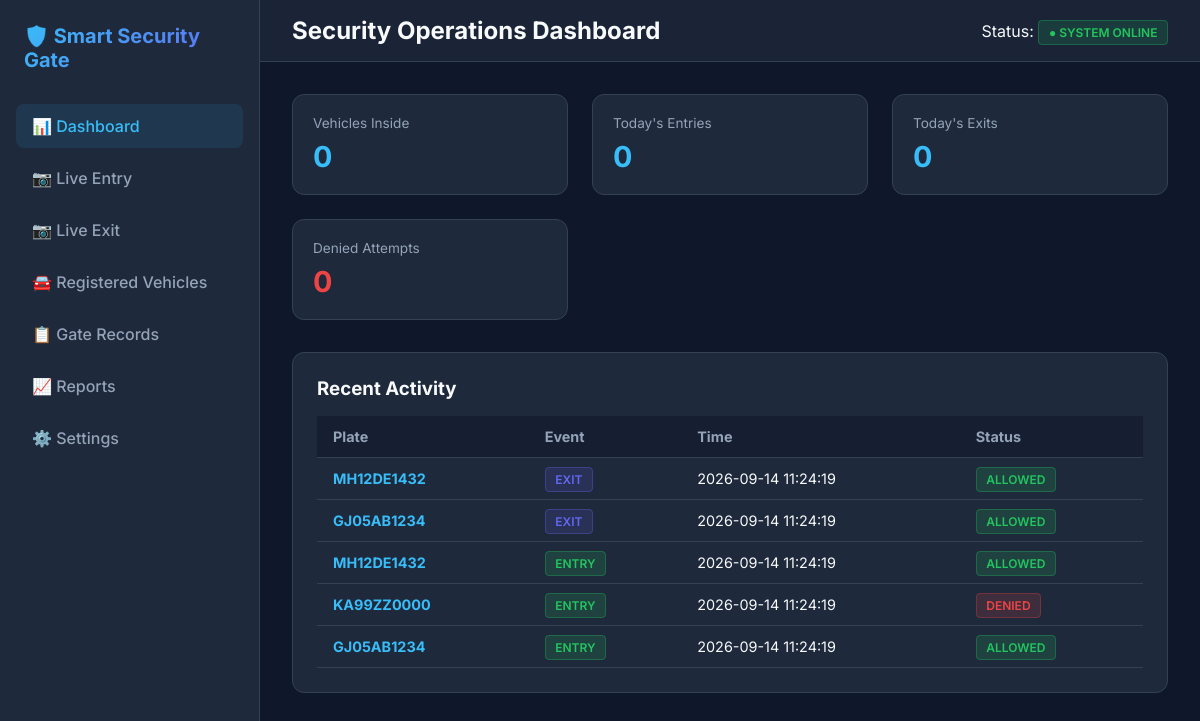
Before: / with the older database file.
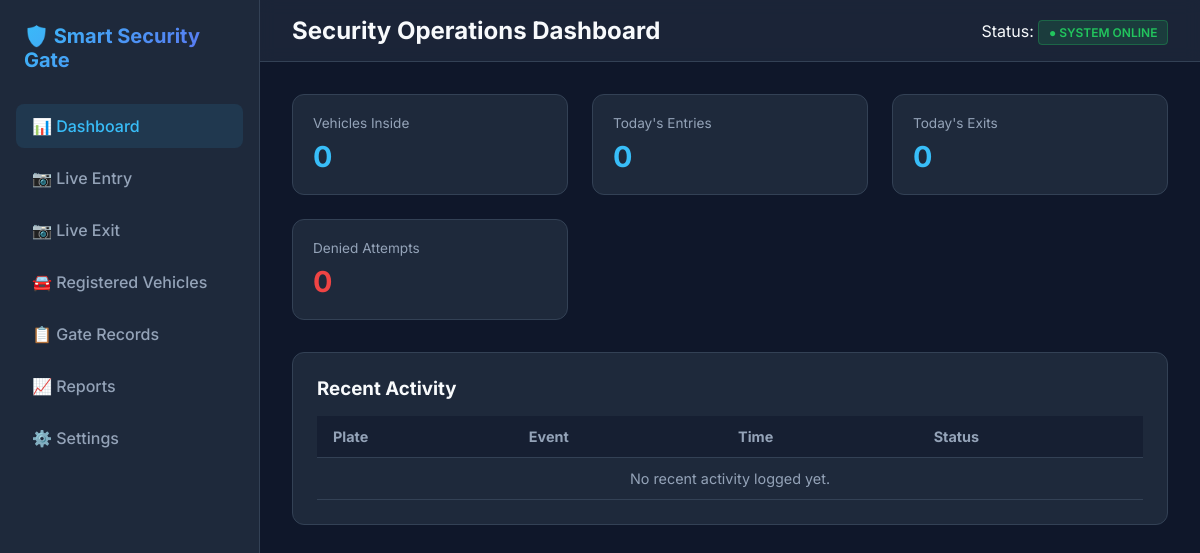
After: the same page with the newer database file.
### tables this page shows
CREATE TABLE gate_events (
            id INTEGER PRIMARY KEY AUTOINCREMENT,
            plate_number TEXT NOT NULL,
            event_type TEXT NOT NULL,
            event_date TEXT NOT NULL,
            event_time TEXT NOT NULL,
            gate TEXT NOT NULL,
            camera_id TEXT NOT NULL,
            vehicle_image_path TEXT,
            plate_image_path TEXT,
            ocr_confidence REAL DEFAULT 0.0,
            access_status TEXT NOT NULL,
            created_at TIMESTAMP DEFAULT CURRENT_TIMESTAMP
        );

### smart_society_anpr/app.py (the view)
@app.route('/')
def dashboard():
    today_str = datetime.now().strftime("%Y-%m-%d")
    inside_count = get_vehicles_inside_count()
    summary = get_day_summary(today_str)
    today_events = get_gate_events(date_str=today_str, limit=500)
    denied_attempts = len([e for e in today_events if e.get('access_status') == 'DENIED'])
    recent_events = get_gate_events(limit=10)
    return render_template(
        'dashboard.html',
        active_page='dashboard',
        vehicles_inside=inside_count,
        todays_entries=summary['entries'],
        todays_exits=summary['exits'],
        denied_attempts=denied_attempts,
        recent_activity=recent_events
    )

### smart_society_anpr/database/database.py (called while the page is built)
def get_db():
    conn = sqlite3.connect(DATABASE_PATH)
    conn.row_factory = sqlite3.Row
    return conn

def get_vehicles_inside_count():
    conn = get_db()
    row = conn.execute("SELECT COUNT(*) as cnt FROM access_logs WHERE status = 'INSIDE'").fetchone()
    conn.close()
    return row['cnt'] if row else 0

### smart_society_anpr/templates/dashboard.html (shortened to what this page needs)
{% extends 'base.html' %}
{% set active_page = 'dashboard' %}
{% block page_heading %}Security Operations Dashboard{% endblock %}
{% block content %}
<div class="stats-grid">
    <div class="stat-card">
        <span class="stat-label">Vehicles Inside</span>
        <span class="stat-value">{{ vehicles_inside }}</span>
    </div>
    <div class="stat-card">
        <span class="stat-label">Today's Entries</span>
        <span class="stat-value">{{ todays_entries }}</span>
    </div>
    <div class="stat-card">
        <span class="stat-label">Today's Exits</span>
        <span class="stat-value">{{ todays_exits }}</span>
    </div>
    <div class="stat-card">
        <span class="stat-label">Denied Attempts</span>
        <span class="stat-value" style="color:var(--red);">{{ denied_attempts }}</span>
    </div>
</div>
<div class="data-card">
    <h3>Recent Activity</h3>
    <table>
        <thead>
            <tr>
                <th>Plate</th>
                <th>Event</th>
                <th>Time</th>
                <th>Status</th>
            </tr>
        </thead>
        <tbody>
            {% if recent_activity %}
                {% for item in recent_activity %}
                <tr>
                    <td style="font-weight:700; color:var(--primary);">{{ item.plate_number }}</td>
                    <td>
                        {% if item.event_type == 'ENTRY' %}
                            <span class="badge badge-success">ENTRY</span>
                        {% else %}
                            <span class="badge" style="background:rgba(99, 102, 241, 0.15); color:var(--primary-indigo); border:1px solid rgba(99, 102, 241, 0.3);">EXIT</span>
                        {% endif %}
                    </td>
                    <td>{{ item.event_date }} {{ item.event_time }}</td>
                    <td>
                        {% if item.access_status == 'ALLOWED' %}
                            <span class="badge badge-success">ALLOWED</span>
                        {% else %}
                            <span class="badge badge-danger">DENIED</span>
                        {% endif %}
                    </td>
                </tr>
                {% endfor %}
            {% else %}
                <tr>
                    <td colspan="4" style="text-align:center; color:var(--text-muted);">No recent activity logged yet.</td>
                </tr>
            {% endif %}
        </tbody>
    </table>
</div>
{% endblock %}

### smart_society_anpr/templates/base.html (shortened to what this page needs)
<!DOCTYPE html>
<html lang="en">
<head>
    <link rel="stylesheet" href="/static/css/style.css">
</head>
<body>
    <aside class="sidebar">
        <div class="sidebar-title">🛡️ Smart Security Gate</div>
        <ul class="nav-menu">
            <li><a href="/" class="nav-link {% if active_page == 'dashboard' %}active{% endif %}">📊 Dashboard</a></li>
            <li><a href="/live-entry" class="nav-link {% if active_page == 'entry' %}active{% endif %}">📷 Live Entry</a></li>
            <li><a href="/live-exit" class="nav-link {% if active_page == 'exit' %}active{% endif %}">📷 Live Exit</a></li>
            <li><a href="/vehicles" class="nav-link {% if active_page == 'vehicles' %}active{% endif %}">🚘 Registered Vehicles</a></li>
            <li><a href="/records" class="nav-link {% if active_page == 'records' %}active{% endif %}">📋 Gate Records</a></li>
            <li><a href="/reports" class="nav-link {% if active_page == 'reports' %}active{% endif %}">📈 Reports</a></li>
            <li><a href="/settings" class="nav-link {% if active_page == 'settings' %}active{% endif %}">⚙️ Settings</a></li>
        </ul>
    </aside>
    <div class="main-wrapper">
        <header class="top-bar">
            <h2>{% block page_heading %}Security Dashboard{% endblock %}</h2>
            <div>Status: <span class="badge badge-success">● SYSTEM ONLINE</span></div>
        </header>
        <main class="content-body">
            {% block content %}{% endblock %}
        </main>
    </div>
</body>
</html>

### smart_society_anpr/static/css/style.css (style rules this page uses)
:root { --bg-dark: #0f172a; --card-bg: #1e293b; --card-border: #334155; --primary: #38bdf8; --primary-indigo: #6366f1; --green: #22c55e; --red: #ef4444; --text-main: #f8fafc; --text-muted: #94a3b8; }
* { box-sizing: border-box; margin: 0; padding: 0; font-family: 'Inter', system-ui, sans-serif; }
body { background-color: var(--bg-dark); color: var(--text-main); display: flex; min-height: 100vh; }
.sidebar { width: 260px; background: var(--card-bg); border-right: 1px solid var(--card-border); padding: 1.5rem 1rem; display: flex; flex-direction: column; }
.sidebar-title { font-size: 1.25rem; font-weight: 700; background: linear-gradient(135deg, var(--primary), var(--primary-indigo)); -webkit-background-clip: text; -webkit-text-fill-color: transparent; margin-bottom: 2rem; padding-left: 0.5rem; }
.nav-menu { list-style: none; display: flex; flex-direction: column; gap: 0.5rem; }
.nav-link { display: flex; align-items: center; gap: 0.75rem; padding: 0.75rem 1rem; color: var(--text-muted); text-decoration: none; font-weight: 500; border-radius: 8px; transition: all 0.2s; }
.nav-link:hover, .nav-link.active { background: rgba(56, 189, 248, 0.1); color: var(--primary); }
.main-wrapper { flex: 1; display: flex; flex-direction: column; }
.top-bar { background: rgba(30, 41, 59, 0.8); backdrop-filter: blur(8px); border-bottom: 1px solid var(--card-border); padding: 1rem 2rem; display: flex; justify-content: space-between; align-items: center; }
.content-body { padding: 2rem; flex: 1; }
.stats-grid { display: grid; grid-template-columns: repeat(auto-fit, minmax(220px, 1fr)); gap: 1.5rem; margin-bottom: 2rem; }
.stat-card { background: var(--card-bg); border: 1px solid var(--card-border); border-radius: 12px; padding: 1.25rem; display: flex; flex-direction: column; }
.stat-label { font-size: 0.85rem; color: var(--text-muted); margin-bottom: 0.5rem; }
.stat-value { font-size: 1.8rem; font-weight: 700; color: var(--primary); }
.data-card { background: var(--card-bg); border: 1px solid var(--card-border); border-radius: 12px; padding: 1.5rem; margin-bottom: 2rem; }
table { width: 100%; border-collapse: collapse; margin-top: 1rem; }
th, td { padding: 0.75rem 1rem; text-align: left; border-bottom: 1px solid var(--card-border); font-size: 0.9rem; }
th { color: var(--text-muted); background: rgba(15, 23, 42, 0.5); }
.badge { padding: 0.25rem 0.6rem; border-radius: 4px; font-size: 0.75rem; font-weight: 600; }
.badge-success { background: rgba(34, 197, 94, 0.15); color: var(--green); border: 1px solid rgba(34, 197, 94, 0.3); }

Changed rows visible on the page:
removed gate_events: plate_number "MH12DE1432", event_type "EXIT", event_date "2026-09-14", event_time "11:24:19", access_status "ALLOWED"
removed gate_events: plate_number "GJ05AB1234", event_type "EXIT", event_date "2026-09-14", event_time "11:24:19", access_status "ALLOWED"
removed gate_events: plate_number "MH12DE1432", event_type "ENTRY", event_date "2026-09-14", event_time "11:24:19", access_status "ALLOWED"
removed gate_events: plate_number "KA99ZZ0000", event_type "ENTRY", event_date "2026-09-14", event_time "11:24:19", access_status "DENIED"
removed gate_events: plate_number "GJ05AB1234", event_type "ENTRY", event_date "2026-09-14", event_time "11:24:19", access_status "ALLOWED"
Other visible differences:
text now shown: "No recent activity logged yet."
